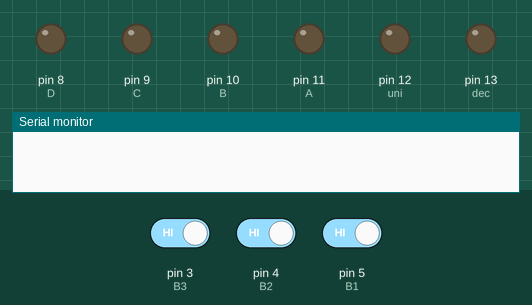
A sketch run on a simulated Arduino Uno, built with avr-gcc and run on an emulated ATmega328P. On the bench: output pins drawn as LEDs (lit = HIGH), the last lines printed to the serial monitor. Dashed ring = blinking. The test bench sets the inputs (shaded band); at power-on: pin 3 (B3) HIGH, pin 4 (B2) HIGH, pin 5 (B1) HIGH.

Above: at 1.2 s.
1.3 s: pin 3 (B3) driven LOW
At 1.82 s:
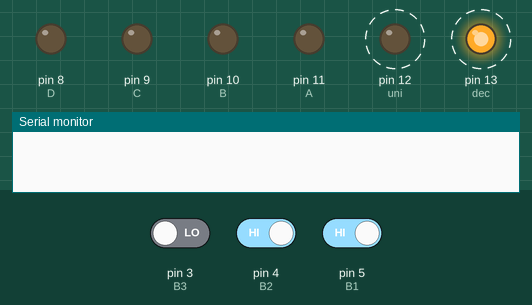
4.3 s: pin 4 (B2) driven LOW
At 5.6 s:
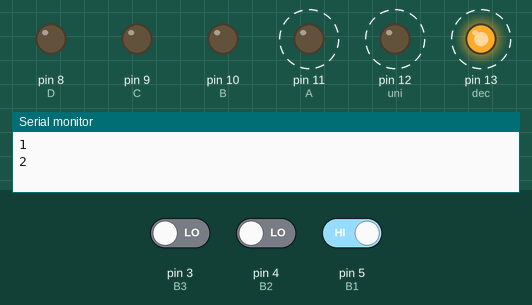
7.3 s: pin 5 (B1) driven LOW
At 9.0 s:
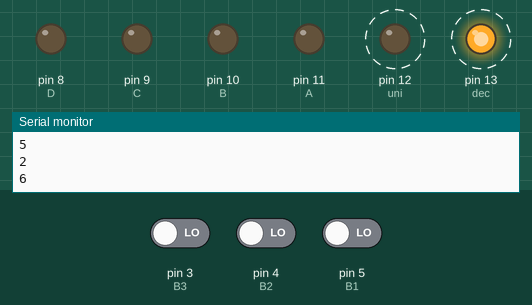
10.3 s: pin 5 (B1) driven HIGH
At 12.1 s:
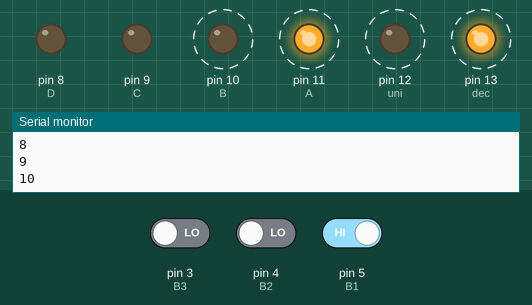
13.3 s: pin 5 (B1) driven LOW
At 16.1 s:
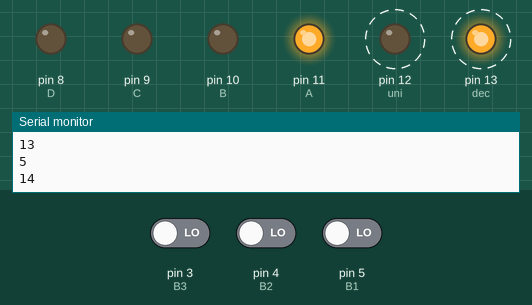
16.3 s: pin 3 (B3) driven HIGH
At 17.0 s:
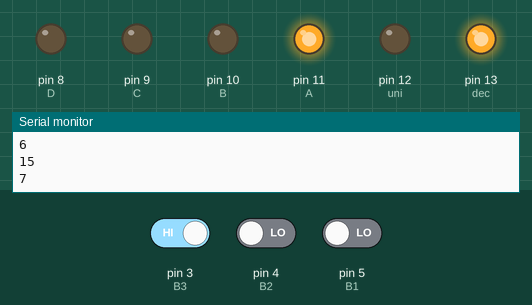
Timing chart, 0 to 18.8 s (numbered marks = the images above; inputs shaded):
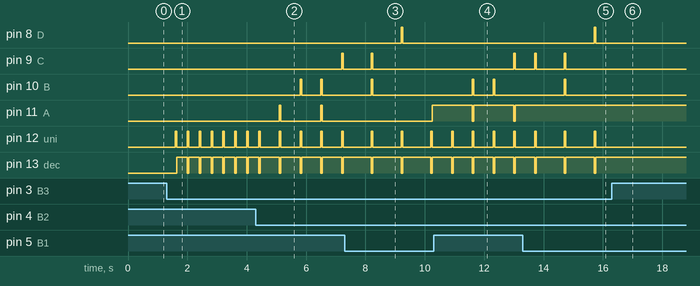

Measured:
- after the input at 1.3 s, pin 12 (uni): alternates HIGH for 0.05 s and LOW for 0.35 s, starting after 0.30 s; pin 13 (dec): alternates HIGH for 0.35 s and LOW for 0.05 s, starting after 0.35 s
- after the input at 4.3 s, pin 9 (C): LOW → HIGH after 2.9 s, → LOW 0.05 s later; pin 10 (B): alternates HIGH for 0.05 s and LOW for 0.65 s, starting after 1.5 s
- after the input at 7.3 s, pin 12 (uni): alternates HIGH for 0.05 s and LOW for 0.95 s, starting after 0.90 s; pin 13 (dec): alternates HIGH for 0.95 s and LOW for 0.05 s, starting after 0.90 s
- after the input at 10.3 s, pin 10 (B): alternates HIGH for 0.05 s and LOW for 0.65 s, starting after 1.3 s; pin 11 (A): alternates HIGH for 1.4 s and LOW for 0.05 s, starting after 1.3 s; pin 12 (uni): alternates HIGH for 0.05 s and LOW for 0.65 s, starting after 0.60 s; pin 13 (dec): alternates HIGH for 0.65 s and LOW for 0.05 s, starting after 0.60 s
- after the input at 13.3 s, pin 9 (C): LOW → HIGH after 1.4 s, → LOW 0.05 s later; pin 11 (A): stops changing and stays HIGH; pin 12 (uni): alternates HIGH for 0.05 s and LOW for 0.95 s, starting after 1.4 s; pin 13 (dec): alternates HIGH for 0.95 s and LOW for 0.05 s, starting after 1.4 s
- after the input at 16.3 s, pin 9 (C): stays LOW (without the input it goes to HIGH after 2.4 s); pin 10 (B): stays LOW (without the input it goes to HIGH after 0.45 s); pin 11 (A), pin 13 (dec): stops changing and stays HIGH; pin 12 (uni): stops changing and stays LOW

The sketch:

IbarraStalin_DeberPuertosEntrada.ino
```cpp
int B1=5;
int B2=4;
int B3=3;
int A=11;
int B=10;
int C=9;
int D=8;
int cont1=0;
int cont2=0;
int suma=0;
int decenas;
int unidades;
int dec=13;
int uni=12;

void setup() {
  // put your setup code here, to run once:
  pinMode(B2,INPUT);
  pinMode(B1,INPUT);
  pinMode(B3,INPUT);
  pinMode(A,OUTPUT);
  pinMode(B,OUTPUT);
  pinMode(C,OUTPUT);
  pinMode(D,OUTPUT);
  pinMode(dec,OUTPUT);
  pinMode(uni,OUTPUT);
  Serial.begin(9600) ;
}

void loop() {
  // put your main code here, to run repeatedly:
  if(digitalRead(B1)==LOW){
    delay(300);
    cont1++;
     Serial.println(cont1) ;
    }
    if(cont1==26){
      cont1=0 ;
    }
  if(digitalRead(B2)==LOW){
    delay(300);
    cont2++;
     Serial.println(cont2) ;
    }
    if(cont2==26){
      cont2=0 ;
    }
    if(digitalRead(B3)==LOW){
      delay(300);
      suma=cont1+cont2;
      decenas=suma/10;
      unidades=suma-decenas*10;
      digitalWrite(uni,HIGH);
      digitalWrite(dec,LOW);
      contador(unidades);
      delay(50);
      digitalWrite(uni,LOW);
      digitalWrite(dec,HIGH);
      contador(decenas);
      delay(50);
      }


}


  void contador (int dato){
    switch(dato){
     case 0:
      digitalWrite(A,LOW);
      digitalWrite(B,LOW);
      digitalWrite(C,LOW);
      digitalWrite(D,LOW);
     break;
     case 1:
      digitalWrite(A,HIGH);
      digitalWrite(B,LOW);
      digitalWrite(C,LOW);
      digitalWrite(D,LOW);
     break;
     case 2:
      digitalWrite(A,LOW);
      digitalWrite(B,HIGH);
      digitalWrite(C,LOW);
      digitalWrite(D,LOW);
     break;
     case 3:
      digitalWrite(A,HIGH);
      digitalWrite(B,HIGH);
      digitalWrite(C,LOW);
      digitalWrite(D,LOW);
     break;
     case 4:
      digitalWrite(A,LOW);
      digitalWrite(B,LOW);
      digitalWrite(C,HIGH);
      digitalWrite(D,LOW);
     break;
     case 5:
      digitalWrite(A,HIGH);
      digitalWrite(B,LOW);
      digitalWrite(C,HIGH);
      digitalWrite(D,LOW);
     break;
     case 6:
      digitalWrite(A,LOW);
      digitalWrite(B,HIGH);
      digitalWrite(C,HIGH);
      digitalWrite(D,LOW);
     break;
     case 7:
      digitalWrite(A,HIGH);
      digitalWrite(B,HIGH);
      digitalWrite(C,HIGH);
      digitalWrite(D,LOW);
     break;
     case 8:
      digitalWrite(A,LOW);
      digitalWrite(B,LOW);
      digitalWrite(C,LOW);
      digitalWrite(D,HIGH);
     break;
     case 9:
      digitalWrite(A,HIGH);
      digitalWrite(B,LOW);
      digitalWrite(C,LOW);
      digitalWrite(D,HIGH);
      break;
      }
}
```
